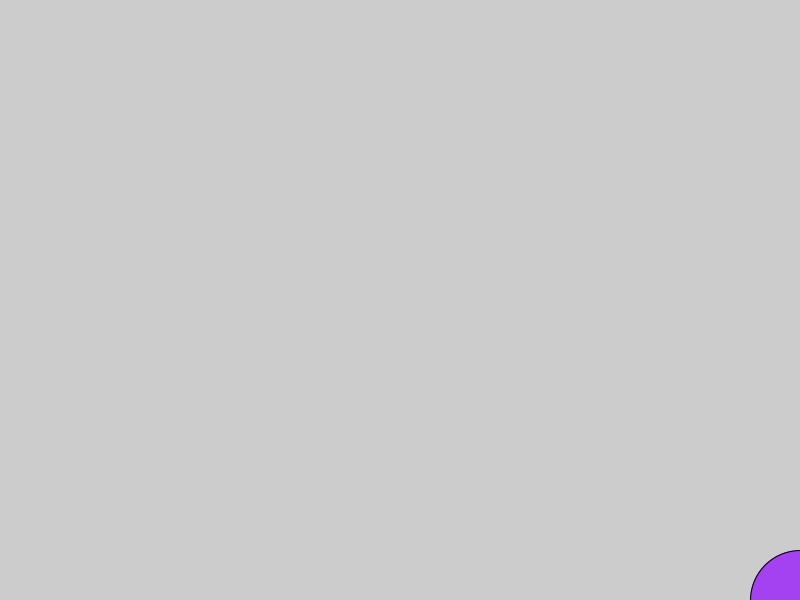
Frame 1 (no input)
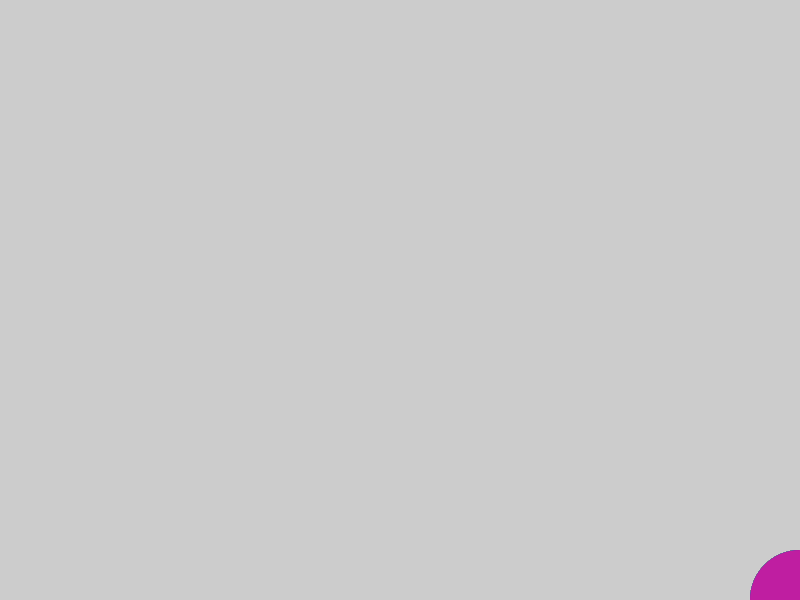
Frame 60 (the mouse pressed at the canvas centre just before this capture)
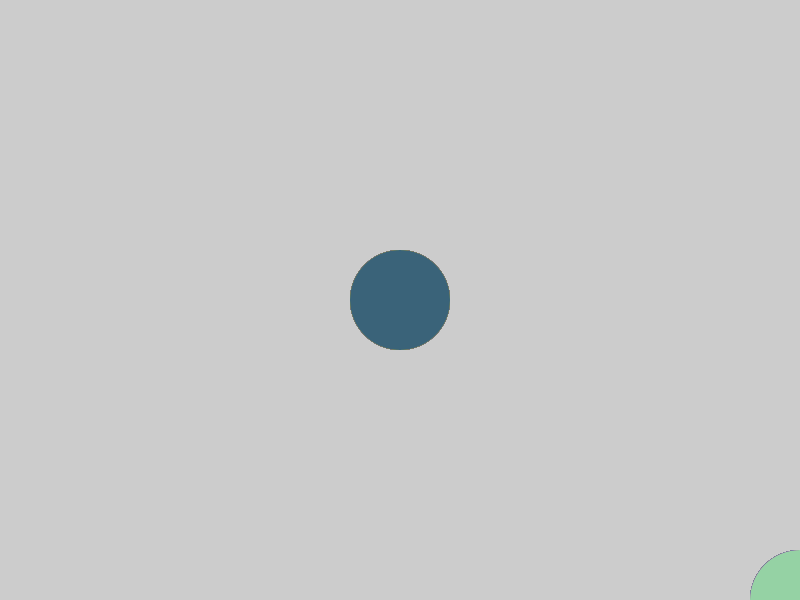
Frame 120 (the mouse held since frame 60 and released just before this capture)

The Processing sketch that drew these frames (run headless with seeded random() and noise(); from frame 60 on, the mouse is pressed at the canvas centre):

// Processing sketch: processing_148292
// ── processing_148292.pde

int maxcolour=255;

void setup() {
  size(800, 600);
  fill(0);
}

void draw() {
  if (mousePressed) {
    fill (random(maxcolour),random(maxcolour),random(maxcolour));
  } else {
    fill (random(maxcolour),random(maxcolour),random(maxcolour));
  }
  ellipse(-pmouseX+800, -pmouseY+600, 100, 100);
  noStroke();
}
